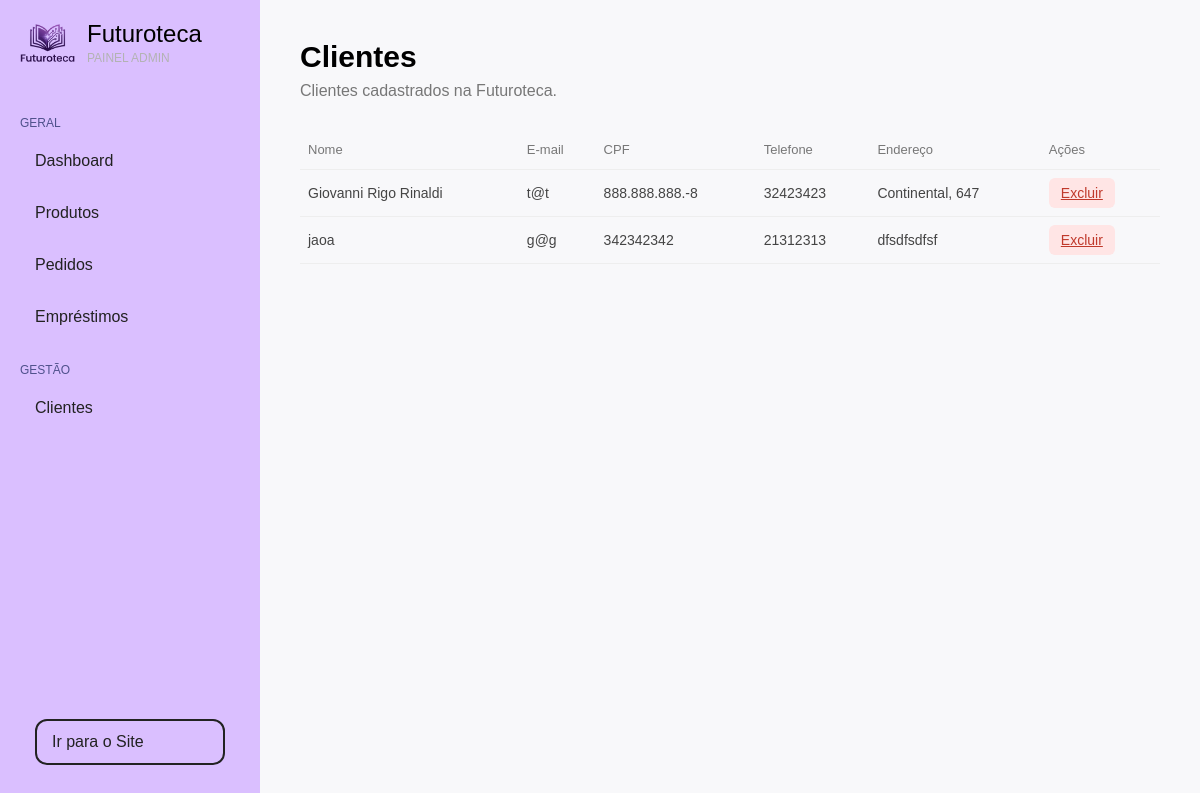
The page /dashboard/clientes.php (signed in) on the database as committed earlier.
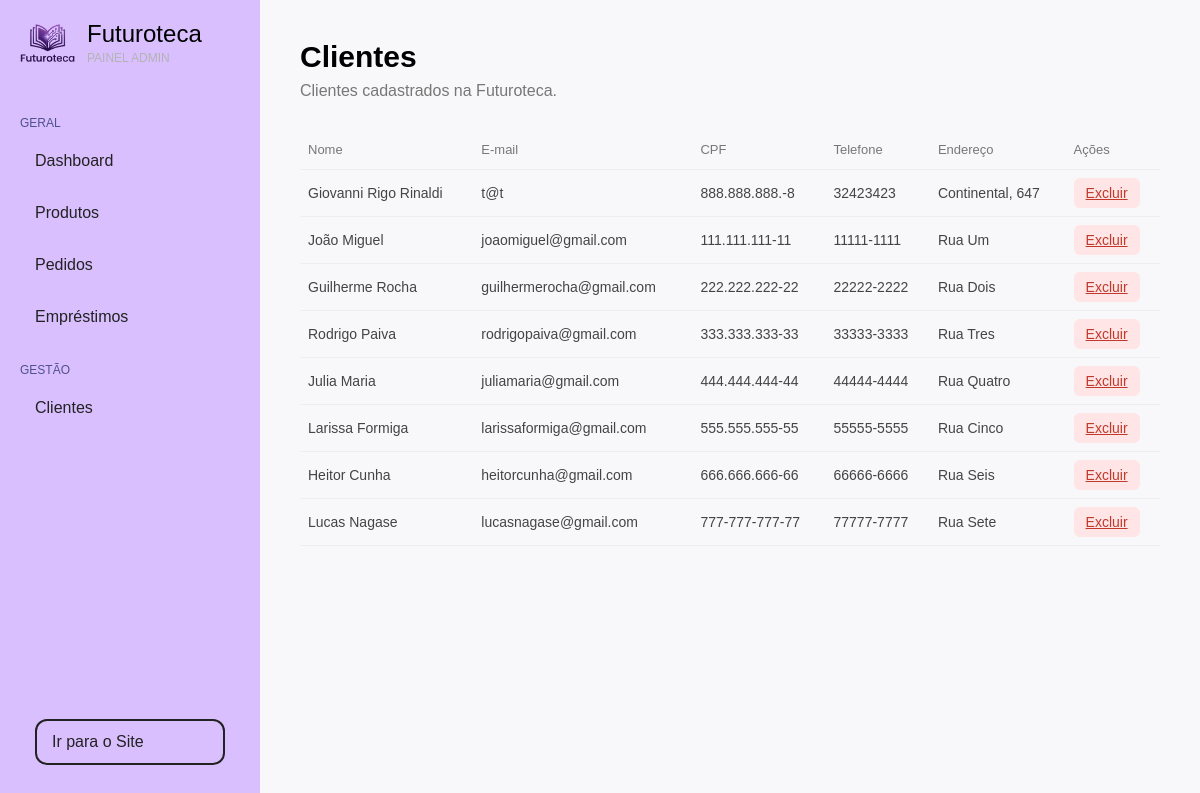
The same page on the database as committed later.
### tables this page shows
CREATE TABLE `usuario` (
  `id_usuario` int(11) NOT NULL,
  `nome` varchar(100) NOT NULL,
  `email` varchar(150) NOT NULL,
  `cpf` varchar(14) NOT NULL,
  `telefone` varchar(20) DEFAULT NULL,
  `endereco` varchar(255) DEFAULT NULL,
  `tipo_usuario` enum('ADMIN','CLIENTE') NOT NULL DEFAULT 'CLIENTE',
  `senha` varchar(255) NOT NULL
);

### crud.php (called while the page is built, shortened)
<?php
try {
    function readAll($pdo, $table, $where = null)
    {
        $sql = "SELECT * FROM $table";
        if ($where) {
            $sql .= " WHERE $where";
        }
        $stmt = $pdo->query($sql);
        return $stmt->fetchAll(PDO::FETCH_ASSOC);
    }
} catch (PDOException $e) {
    die("Erro de conexão: " . $e->getMessage());
}

### dashboard/clientes.php (the view, shortened to what this page needs)
<?php
require_once '../crud.php';
$clientes = readAll(
    $pdo,
    "usuario",
    "tipo_usuario = 'CLIENTE'"
);
?>
<!DOCTYPE html>
<html lang="pt-br">
<head>
    <link rel="stylesheet" href="../css/dashboard.css">
</head>
<body>
    <?php include 'partials/sidebar.php'; ?>
    <main class="conteudo">
        <div class="cabecalho-pagina">
            <div>
                <h1>Clientes</h1>
                <p>Clientes cadastrados na Futuroteca.</p>
            </div>
        </div>
        <div class="tabela-container">
            <table>
                <thead>
                    <tr>
                        <th>Nome</th>
                        <th>E-mail</th>
                        <th>CPF</th>
                        <th>Telefone</th>
                        <th>Endereço</th>
                        <th>Ações</th>
                    </tr>
                </thead>
                <tbody>
                    <?php foreach ($clientes as $cliente): ?>
                        <tr>
                            <td>
                                <?= htmlspecialchars($cliente["nome"]) ?>
                            </td>
                            <td>
                                <?= htmlspecialchars($cliente["email"]) ?>
                            </td>
                            <td>
                                <?= htmlspecialchars($cliente["cpf"]) ?>
                            </td>
                            <td>
                                <?= htmlspecialchars($cliente["telefone"] ?? "") ?>
                            </td>
                            <td>
                                <?= htmlspecialchars($cliente["endereco"] ?? "") ?>
                            </td>
                            <td>
                                <a href="excluir-cliente.php?id=<?= $cliente["id_usuario"] ?>" class="btn-excluir"
                                    onclick="return confirm('Tem certeza que deseja excluir este cliente?')">
                                    Excluir
                                </a>
                            </td>
                        </tr>
                    <?php endforeach; ?>
                </tbody>
            </table>
        </div>
    </main>
</body>
</html>

### dashboard/partials/sidebar.php
<aside class="sidebar">
    <div class="sidebar-topo">
        <div class="logo-area">
            <img src="../uploads/logo.png" alt="Logo Futuroteca">
            <div>
                <h2>Futuroteca</h2>
                <span>PAINEL ADMIN</span>
            </div>
        </div>
    </div>
    <nav class="menu">
        <p class="menu-titulo">GERAL</p>
        <a href="index.php" class="menu-link">
            Dashboard
        </a>
        <a href="produtos.php" class="menu-link">
            Produtos
        </a>
        <a href="pedidos.php" class="menu-link">
            Pedidos
        </a>
        <a href="emprestimos.php" class="menu-link">
            Empréstimos
        </a>
        <p class="menu-titulo">GESTÃO</p>
        <a href="clientes.php" class="menu-link">
            Clientes
        </a>
    </nav>
    <div class="sidebar-site">
        <a href="../homepage.php" class="btn-site">
            Ir para o Site
        </a>
    </div>
</aside>

### css/dashboard.css (style rules this page uses)
* { margin: 0; padding: 0; box-sizing: border-box; }
body { font-family: Arial, sans-serif; display: flex; background-color: #f7f7f7f7; }
.sidebar { width: 260px; min-height: 100vh; background-color: #dabfff; padding: 20px; }
.logo-area { display: flex; align-items: center; gap: 12px; margin-bottom: 35px; }
.logo-area img { width: 55px; height: auto; }
.logo-area h2 { font-size: 24px; font-weight: 500; }
.logo-area span { font-size: 12px; color: #b3b3b3; }
.menu { display: flex; flex-direction: column; gap: 10px; }
.menu-titulo { font-size: 12px; color: #4f518c; margin-top: 15px; }
.menu-link { text-decoration: none; color: #222; padding: 12px 15px; border-radius: 10px; }
.conteudo { flex: 1; padding: 40px; }
.conteudo { flex: 1; padding: 40px; background-color: #f8f8fa; }
table { width: 100%; border-collapse: collapse; }
th { text-align: left; color: #777; font-size: 13px; font-weight: 500; padding: 12px 8px; border-bottom: 1px solid #eeeeee; }
td { padding: 15px 8px; font-size: 14px; color: #444; border-bottom: 1px solid #eeeeee; }
.cabecalho-pagina { display: flex; justify-content: space-between; align-items: center; margin-bottom: 30px; }
.cabecalho-pagina h1 { font-size: 30px; margin-bottom: 8px; }
.cabecalho-pagina p { color: #777; }
.btn-editar, .btn-excluir { border: none; padding: 7px 12px; border-radius: 6px; cursor: pointer; }
.btn-excluir { background-color: #ffe5e5; color: #c0392b; }
.sidebar { display: flex; flex-direction: column; }
.menu { flex: 1; }
.sidebar-site { padding: 15px; }
.btn-site { display: block; padding: 12px 15px; background-color: #dabfff; color: #222; border: 2px solid #222; border-radius: 12px; text-decoration: none; font-size: 16px; transition: 0.3s; }

Rows that differ between the two databases and show on the page:
removed usuario: nome "jaoa", email "g@g", cpf "342342342", telefone "21312313", endereco "dfsdfsdfsf"
added usuario: nome "João Miguel", email "joaomiguel@gmail.com", cpf "111.111.111-11", telefone "11111-1111", endereco "Rua Um"
added usuario: nome "Guilherme Rocha", email "guilhermerocha@gmail.com", cpf "222.222.222-22", telefone "22222-2222", endereco "Rua Dois"
added usuario: nome "Rodrigo Paiva", email "rodrigopaiva@gmail.com", cpf "333.333.333-33", telefone "33333-3333", endereco "Rua Tres"
added usuario: nome "Julia Maria", email "juliamaria@gmail.com", cpf "444.444.444-44", telefone "44444-4444", endereco "Rua Quatro"
added usuario: nome "Larissa Formiga", email "larissaformiga@gmail.com", cpf "555.555.555-55", telefone "55555-5555", endereco "Rua Cinco"
added usuario: nome "Heitor Cunha", email "heitorcunha@gmail.com", cpf "666.666.666-66", telefone "66666-6666", endereco "Rua Seis"
added usuario: nome "Lucas Nagase", email "lucasnagase@gmail.com", cpf "777-777-777-77", telefone "77777-7777", endereco "Rua Sete"
